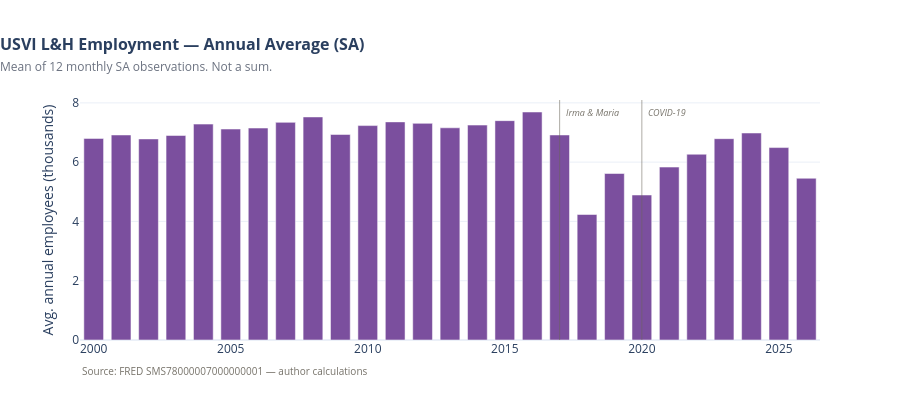

Notebook cell for this chart:
### Markdown cell above
---
## 3. FRED Annual Averages

### Code cell
# Annual average SA employment (mean of monthly, not sum)
fred_ann = (
    fred.groupby("year")[["emp_sa", "emp_nsa"]]
    .mean()
    .reset_index()
    .rename(columns={"emp_sa": "sa_avg", "emp_nsa": "nsa_avg"})
)

fig = bar_chart(
    fred_ann.query("year >= 2000"),
    x="year",
    y="sa_avg",
    title="USVI L&H Employment — Annual Average (SA)",
    subtitle="Mean of 12 monthly SA observations. Not a sum.",
    y_label="Avg. annual employees (thousands)",
    color=PALETTE["employment"],
    source="FRED SMS78000007000000001 — author calculations",
    shock_x=[2017, 2020],
)
fig.show()

print("Annual average SA employment (thousands):")
print(fred_ann.query("year >= 2000").set_index("year").round(2).to_string())

### Figure 1 — Plotly figure (JSON) as saved in the notebook; plotly's stock layout.template omitted (floating-point values rounded to 4 significant figures)
{"data": [{"marker": {"color": "#7b4f9e"}, "name": "sa_avg", "type": "bar", "x": [2000, 2001, 2002, 2003, 2004, 2005, 2006, 2007, 2008, 2009, 2010, 2011, 2012, 2013, 2014, 2015, 2016, 2017, 2018, 2019, 2020, 2021, 2022, 2023, 2024, 2025, 2026], "y": [6.8, 6.917, 6.783, 6.9, 7.283, 7.117, 7.15, 7.342, 7.525, 6.933, 7.233, 7.358, 7.308, 7.158, 7.25, 7.4, 7.692, 6.917, 4.233, 5.617, 4.892, 5.833, 6.267, 6.792, 6.983, 6.492, 5.456]}], "layout": {"annotations": [{"showarrow": false, "text": "<span style='color:#77736a;font-size:10px'>Source: FRED SMS78000007000000001 — author calculations</span>", "x": 0, "xanchor": "left", "xref": "paper", "y": -0.09, "yanchor": "top", "yref": "paper"}, {"font": {"color": "#77736a", "size": 9}, "showarrow": false, "text": "<i>Irma & Maria</i>", "x": 2017, "xanchor": "left", "xref": "x", "xshift": 4, "y": 1, "yanchor": "top", "yref": "paper", "yshift": -4}, {"font": {"color": "#77736a", "size": 9}, "showarrow": false, "text": "<i>COVID-19</i>", "x": 2020, "xanchor": "left", "xref": "x", "xshift": 4, "y": 1, "yanchor": "top", "yref": "paper", "yshift": -4}], "bargap": 0.28, "height": 420, "shapes": [{"line": {"color": "rgba(107,101,89,0.55)", "width": 1}, "type": "line", "x0": 2017, "x1": 2017, "xref": "x", "y0": 0, "y1": 1, "yref": "y domain"}, {"line": {"color": "rgba(107,101,89,0.55)", "width": 1}, "type": "line", "x0": 2020, "x1": 2020, "xref": "x", "y0": 0, "y1": 1, "yref": "y domain"}], "title": {"font": {"size": 16}, "text": "<b>USVI L&H Employment — Annual Average (SA)</b><br><span style='font-size:12px;font-weight:400;color:#6b7280'>Mean of 12 monthly SA observations. Not a sum.</span>", "x": 0}, "xaxis": {"title": {"text": ""}}, "yaxis": {"title": {"text": "Avg. annual employees (thousands)"}}}}
